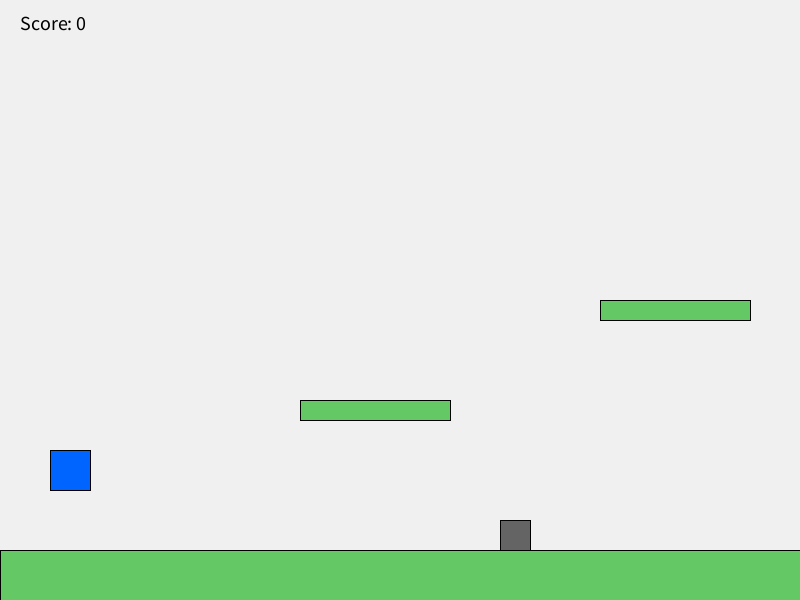
Frame 1 (no input)
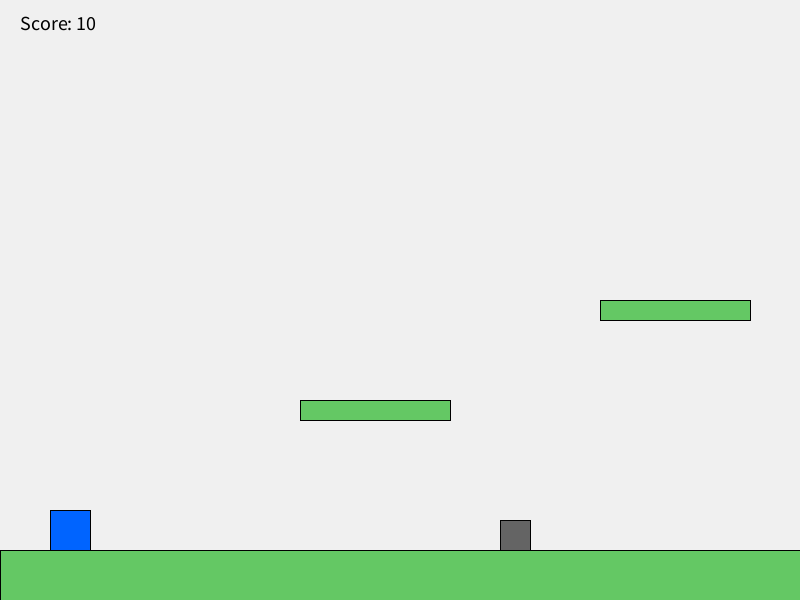
Frame 60 (the mouse pressed at the canvas centre just before this capture)
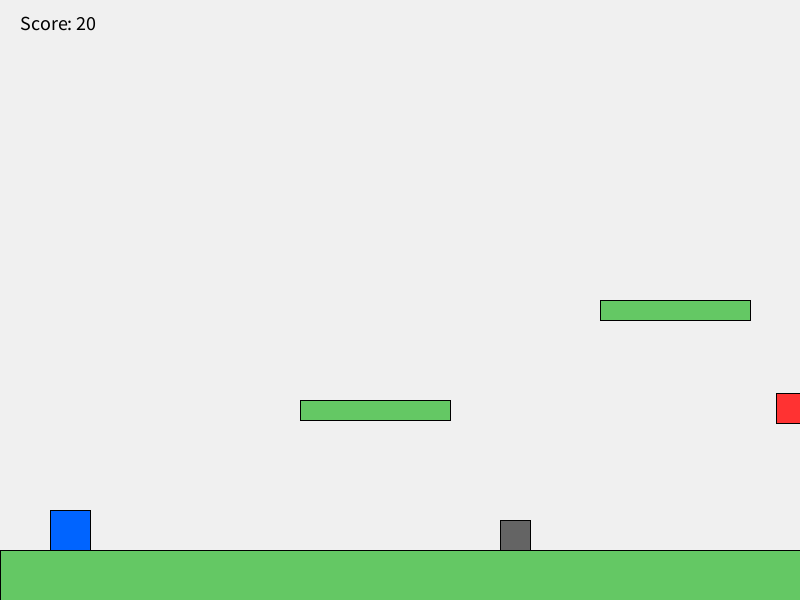
Frame 120 (the mouse held since frame 60 and released just before this capture)

The Processing sketch that drew these frames (run headless with seeded random() and noise(); from frame 60 on, the mouse is pressed at the canvas centre):

// Processing sketch: tp_jeu_1
// ── tp_jeu_1.pde
// --- VARIABLES GLOBALES ---
Personnage p;
ArrayList<Plateforme> plateformes;
ArrayList<Ennemi> ennemis;
ArrayList<Obstacle> obstacles;

float gravite = 0.8;
int score = 0;
boolean gameOver = false;
int timerEnnemi = 0;
int delaiEnnemi = 100; // Fréquence d'apparition des ennemis

void setup() {
  size(800, 600);
  reinitialiserJeu();
}

void draw() {
  if (gameOver) {
    afficherGameOver();
    return;
  }

  background(240);

  // 1. CALCUL DU SCROLLING (Le mouvement du monde)
  float scrollingSpeed = 0;
  // Si le perso dépasse le milieu de l'écran et qu'il va vers la droite
  if (p.x >= width / 2 && p.vitesseX > 0) {
    scrollingSpeed = -p.vitesseX; // Le monde recule à la vitesse où le perso avance
  }

  // 2. MISE À JOUR DU PERSONNAGE
  p.update(scrollingSpeed);

  // 3. GESTION DU SCORE
  if (frameCount % 60 == 0) score += 10;

  // 4. GESTION DES PLATEFORMES
  for (int i = plateformes.size() - 1; i >= 0; i--) {
    Plateforme plat = plateformes.get(i);
    plat.update(scrollingSpeed);
    plat.dessiner();

    // Recyclage des plateformes qui sortent à gauche (sauf le sol initial)
    if (plat.x + plat.largeur < 0 && i != 0) {
      plat.x = width + random(50, 200);
      plat.y = random(200, 450);
    }
  }

  // 5. GESTION DES ENNEMIS
  timerEnnemi++;
  if (timerEnnemi >= delaiEnnemi) {
    genererEnnemi();
    timerEnnemi = 0;
  }

  for (int i = ennemis.size() - 1; i >= 0; i--) {
    Ennemi e = ennemis.get(i);
    e.update(scrollingSpeed);
    e.dessiner();

    // Collision avec Ennemi
    if (p.getCollision(e.x, e.y, e.largeur, e.hauteur)) {
      gameOver = true;
    }

    if (e.x + e.largeur < 0) ennemis.remove(i);
  }

  // 6. GESTION DES OBSTACLES
  for (Obstacle obs : obstacles) {
    obs.update(scrollingSpeed);
    obs.dessiner();
    if (p.getCollision(obs.x, obs.y, obs.largeur, obs.hauteur)) {
       p.x -= 2; // Repousse un peu le joueur
    }
  }

  // 7. DESSIN DU PERSONNAGE & INTERFACE
  p.dessiner();
  afficherInterface();
}

// --- LOGIQUE DE COLLISION & GÉNÉRATION ---

void genererEnnemi() {
  // On place l'ennemi sur la dernière plateforme à droite
  float yEnnemi = random(200, 500);
  ennemis.add(new Ennemi(width + 50, yEnnemi, 30, 30));
}

void reinitialiserJeu() {
  score = 0;
  gameOver = false;
  p = new Personnage(50, height - 150, 40, 40);
  plateformes = new ArrayList<Plateforme>();
  ennemis = new ArrayList<Ennemi>();
  obstacles = new ArrayList<Obstacle>();

  // Sol de base
  plateformes.add(new Plateforme(0, height - 50, width * 2, 50));
  // Quelques plateformes de départ
  plateformes.add(new Plateforme(300, 400, 150, 20));
  plateformes.add(new Plateforme(600, 300, 150, 20));
  
  obstacles.add(new Obstacle(500, height - 80, 30, 30));
}

// --- CLASSES ---

class Personnage {
  float x, y, largeur, hauteur;
  float vitesseX, vitesseY;
  boolean enAir = true;

  Personnage(float x, float y, float l, float h) {
    this.x = x; this.y = y; this.largeur = l; this.hauteur = h;
  }

  void update(float scroll) {
    // Gravité
    vitesseY += gravite;
    y += vitesseY;
    
    // Déplacement X (si on ne scrolle pas, on avance, sinon on reste au centre)
    if (scroll == 0) {
      x += vitesseX;
    }
    x = constrain(x, 0, width/2); // Bloque le perso au milieu max

    // Détection sol/plateformes
    boolean surTerre = false;
    for (Plateforme plat : plateformes) {
      if (vitesseY >= 0 && x + largeur > plat.x && x < plat.x + plat.largeur) {
        if (y + hauteur >= plat.y && y + hauteur <= plat.y + vitesseY + 5) {
          y = plat.y - hauteur;
          vitesseY = 0;
          enAir = false;
          surTerre = true;
        }
      }
    }
    if (!surTerre) enAir = true;
    
    // Mort par chute
    if (y > height) gameOver = true;
  }

  void dessiner() {
    fill(0, 100, 255);
    rect(x, y, largeur, hauteur);
  }

  boolean getCollision(float ox, float oy, float ol, float oh) {
    return x < ox + ol && x + largeur > ox && y < oy + oh && y + hauteur > oy;
  }
}

class Plateforme {
  float x, y, largeur, hauteur;
  Plateforme(float x, float y, float l, float h) {
    this.x = x; this.y = y; this.largeur = l; this.hauteur = h;
  }
  void update(float s) { x += s; }
  void dessiner() { fill(100, 200, 100); rect(x, y, largeur, hauteur); }
}

class Ennemi {
  float x, y, largeur, hauteur, speed;
  Ennemi(float x, float y, float l, float h) {
    this.x = x; this.y = y; this.largeur = l; this.hauteur = h;
    this.speed = random(-4, -2);
  }
  void update(float s) { x += (speed + s); }
  void dessiner() { fill(255, 50, 50); rect(x, y, largeur, hauteur); }
}

class Obstacle {
  float x, y, largeur, hauteur;
  Obstacle(float x, float y, float l, float h) {
    this.x = x; this.y = y; this.largeur = l; this.hauteur = h;
  }
  void update(float s) { x += s; }
  void dessiner() { fill(100); rect(x, y, largeur, hauteur); }
}

// --- INPUTS ---

void keyPressed() {
  if (gameOver && (key == 'r' || key == 'R')) reinitialiserJeu();
  if (keyCode == LEFT) p.vitesseX = -5;
  if (keyCode == RIGHT) p.vitesseX = 5;
  if ((key == ' ' || keyCode == UP) && !p.enAir) {
    p.vitesseY = -18;
    p.enAir = true;
  }
}

void keyReleased() {
  if (keyCode == LEFT || keyCode == RIGHT) p.vitesseX = 0;
}

void afficherInterface() {
  fill(0); textSize(20);
  text("Score: " + score, 20, 30);
}

void afficherGameOver() {
  background(0); fill(255); textAlign(CENTER);
  text("GAME OVER\nScore: " + score + "\nPressez R", width/2, height/2);
  textAlign(LEFT);
}
